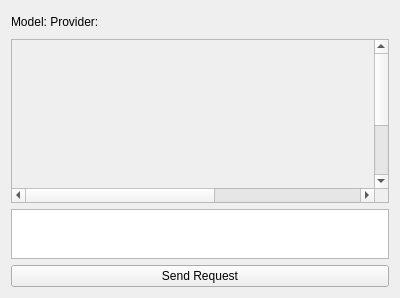
<?xml version="1.0" encoding="UTF-8"?>
<ui version="4.0">
 <class>AIChatWidgetUI</class>
 <widget class="QWidget" name="AIChatWidgetUI">
  <property name="geometry">
   <rect>
    <x>0</x>
    <y>0</y>
    <width>400</width>
    <height>298</height>
   </rect>
  </property>
  <property name="windowTitle">
   <string>Form</string>
  </property>
  <layout class="QVBoxLayout" name="verticalLayout">
   <item>
    <layout class="QHBoxLayout" name="horizontalLayout">
     <item>
      <widget class="QLabel" name="configDescription">
       <property name="text">
        <string>Model: Provider:</string>
       </property>
      </widget>
     </item>
     <item>
      <widget class="QPushButton" name="closeButton">
       <property name="sizePolicy">
        <sizepolicy hsizetype="Fixed" vsizetype="Fixed">
         <horstretch>0</horstretch>
         <verstretch>0</verstretch>
        </sizepolicy>
       </property>
       <property name="maximumSize">
        <size>
         <width>25</width>
         <height>25</height>
        </size>
       </property>
       <property name="toolTip">
        <string>Close chat</string>
       </property>
       <property name="text">
        <string/>
       </property>
       <property name="flat">
        <bool>true</bool>
       </property>
      </widget>
     </item>
    </layout>
   </item>
   <item>
    <widget class="QScrollArea" name="scrollArea">
     <property name="alignment">
      <set>Qt::AlignBottom|Qt::AlignLeading|Qt::AlignLeft</set>
     </property>
     <widget class="QWidget" name="scrollAreaWidgetContents_2">
      <property name="geometry">
       <rect>
        <x>0</x>
        <y>0</y>
        <width>640</width>
        <height>248</height>
       </rect>
      </property>
      <property name="sizePolicy">
       <sizepolicy hsizetype="Expanding" vsizetype="Expanding">
        <horstretch>0</horstretch>
        <verstretch>0</verstretch>
       </sizepolicy>
      </property>
     </widget>
    </widget>
   </item>
   <item>
    <widget class="QTextEdit" name="textEdit">
     <property name="sizePolicy">
      <sizepolicy hsizetype="Expanding" vsizetype="Fixed">
       <horstretch>0</horstretch>
       <verstretch>0</verstretch>
      </sizepolicy>
     </property>
     <property name="maximumSize">
      <size>
       <width>16777215</width>
       <height>50</height>
      </size>
     </property>
    </widget>
   </item>
   <item>
    <widget class="QPushButton" name="SendBtn">
     <property name="text">
      <string>Send Request</string>
     </property>
    </widget>
   </item>
  </layout>
 </widget>
 <resources/>
 <connections/>
</ui>
